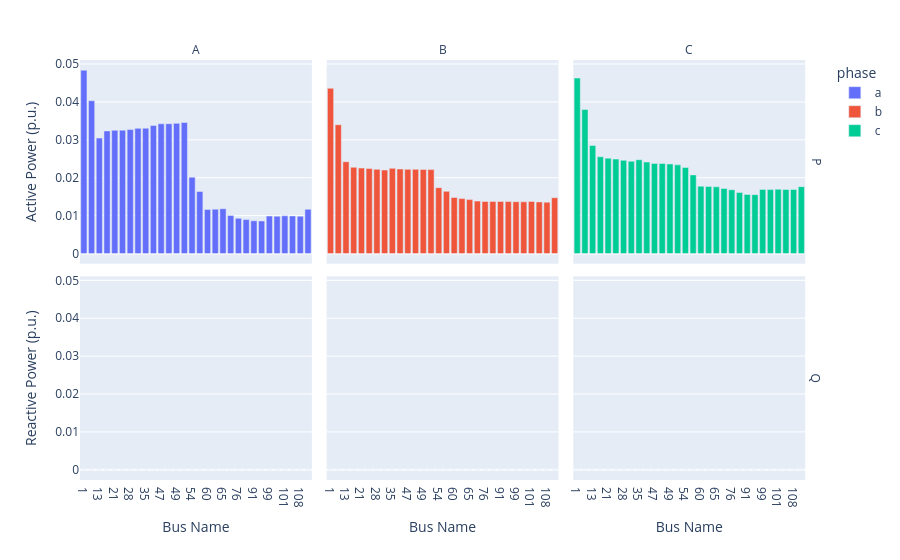

The notebook cell saved with this chart:
### Code cell
result.plot_gens()

### Figure 1 — Plotly figure (JSON) as saved in the notebook; plotly's stock layout.template omitted (floating-point values rounded to 4 significant figures)
{"data": [{"hovertemplate": "phase=a<br>part=P<br>Bus Name=%{x}<br>power=%{y}<extra></extra>", "legendgroup": "a", "marker": {"color": "#636efa", "pattern": {"shape": ""}}, "name": "a", "orientation": "v", "showlegend": true, "textposition": "auto", "type": "bar", "x": ["1", "7", "13", "18", "21", "23", "28", "250", "35", "42", "47", "48", "49", "151", "54", "57", "60", "63", "65", "97", "76", "86", "91", "93", "99", "100", "101", "105", "108", "610"], "xaxis": "x4", "y": [0.04838, 0.04031, 0.03046, 0.03236, 0.03251, 0.03255, 0.03272, 0.03303, 0.03307, 0.03379, 0.03423, 0.03425, 0.03435, 0.03457, 0.02015, 0.01637, 0.0116, 0.01171, 0.01182, 0.01003, 0.009281, 0.008956, 0.008622, 0.008592, 0.00989, 0.009859, 0.009962, 0.00992, 0.009857, 0.01166], "yaxis": "y4"}, {"hovertemplate": "phase=a<br>part=Q<br>Bus Name=%{x}<br>power=%{y}<extra></extra>", "legendgroup": "a", "marker": {"color": "#636efa", "pattern": {"shape": ""}}, "name": "a", "orientation": "v", "showlegend": false, "textposition": "auto", "type": "bar", "x": ["1", "7", "13", "18", "21", "23", "28", "250", "35", "42", "47", "48", "49", "151", "54", "57", "60", "63", "65", "97", "76", "86", "91", "93", "99", "100", "101", "105", "108", "610"], "xaxis": "x", "y": [0.0, 0.0, 0.0, 0.0, 0.0, 0.0, 0.0, 0.0, 8.078e-28, 0.0, 0.0, 0.0, 0.0, 0.0, 0.0, 0.0, 0.0, 0.0, 0.0, 0.0, 0.0, 0.0, 0.0, 0.0, 0.0, 0.0, 0.0, 0.0, 0.0, 0.0], "yaxis": "y"}, {"hovertemplate": "phase=b<br>part=P<br>Bus Name=%{x}<br>power=%{y}<extra></extra>", "legendgroup": "b", "marker": {"color": "#EF553B", "pattern": {"shape": ""}}, "name": "b", "orientation": "v", "showlegend": true, "textposition": "auto", "type": "bar", "x": ["1", "7", "13", "18", "21", "23", "28", "250", "35", "42", "47", "48", "49", "151", "54", "57", "60", "63", "65", "97", "76", "86", "91", "93", "99", "100", "101", "105", "108", "610"], "xaxis": "x5", "y": [0.04361, 0.03398, 0.02421, 0.02275, 0.02254, 0.02242, 0.02222, 0.02204, 0.02248, 0.02231, 0.02222, 0.02221, 0.02219, 0.02214, 0.01737, 0.01641, 0.01478, 0.01449, 0.01423, 0.01383, 0.01372, 0.01376, 0.01373, 0.01371, 0.01367, 0.01364, 0.01375, 0.01362, 0.01354, 0.01473], "yaxis": "y5"}, {"hovertemplate": "phase=b<br>part=Q<br>Bus Name=%{x}<br>power=%{y}<extra></extra>", "legendgroup": "b", "marker": {"color": "#EF553B", "pattern": {"shape": ""}}, "name": "b", "orientation": "v", "showlegend": false, "textposition": "auto", "type": "bar", "x": ["1", "7", "13", "18", "21", "23", "28", "250", "35", "42", "47", "48", "49", "151", "54", "57", "60", "63", "65", "97", "76", "86", "91", "93", "99", "100", "101", "105", "108", "610"], "xaxis": "x2", "y": [-1.01e-28, -2.019e-28, -4.039e-28, -2.019e-28, 0.0, -1.01e-28, -5.049e-29, -5.049e-29, -1.01e-28, -5.049e-29, 0.0, -5.049e-29, 0.0, -2.524e-29, -4.039e-28, 8.078e-28, -8.078e-28, 1.616e-27, 1.616e-27, -8.078e-28, 1.616e-27, 1.616e-27, 0.0, 0.0, -8.078e-28, -8.078e-28, -8.078e-28, -8.078e-28, -8.078e-28, -8.078e-28], "yaxis": "y2"}, {"hovertemplate": "phase=c<br>part=P<br>Bus Name=%{x}<br>power=%{y}<extra></extra>", "legendgroup": "c", "marker": {"color": "#00cc96", "pattern": {"shape": ""}}, "name": "c", "orientation": "v", "showlegend": true, "textposition": "auto", "type": "bar", "x": ["1", "7", "13", "18", "21", "23", "28", "250", "35", "42", "47", "48", "49", "151", "54", "57", "60", "63", "65", "97", "76", "86", "91", "93", "99", "100", "101", "105", "108", "610"], "xaxis": "x6", "y": [0.0463, 0.03799, 0.02852, 0.02553, 0.02516, 0.02492, 0.02459, 0.02433, 0.02475, 0.02413, 0.02377, 0.02375, 0.02363, 0.0234, 0.02269, 0.02075, 0.01777, 0.01767, 0.0176, 0.01715, 0.01682, 0.01613, 0.01557, 0.01554, 0.01691, 0.01687, 0.01696, 0.01689, 0.01692, 0.01764], "yaxis": "y6"}, {"hovertemplate": "phase=c<br>part=Q<br>Bus Name=%{x}<br>power=%{y}<extra></extra>", "legendgroup": "c", "marker": {"color": "#00cc96", "pattern": {"shape": ""}}, "name": "c", "orientation": "v", "showlegend": false, "textposition": "auto", "type": "bar", "x": ["1", "7", "13", "18", "21", "23", "28", "250", "35", "42", "47", "48", "49", "151", "54", "57", "60", "63", "65", "97", "76", "86", "91", "93", "99", "100", "101", "105", "108", "610"], "xaxis": "x3", "y": [0.0, 0.0, 0.0, 0.0, 0.0, 0.0, 0.0, 0.0, 0.0, 0.0, 0.0, 0.0, 8.078e-28, 0.0, 0.0, 0.0, 0.0, 0.0, 0.0, 0.0, 0.0, 0.0, 0.0, 0.0, 0.0, 0.0, 1.616e-27, 0.0, 0.0, 0.0], "yaxis": "y3"}], "layout": {"annotations": [{"font": {}, "showarrow": false, "text": "A", "x": 0.1567, "xanchor": "center", "xref": "paper", "y": 1, "yanchor": "bottom", "yref": "paper"}, {"font": {}, "showarrow": false, "text": "B", "x": 0.49, "xanchor": "center", "xref": "paper", "y": 1, "yanchor": "bottom", "yref": "paper"}, {"font": {}, "showarrow": false, "text": "C", "x": 0.8233, "xanchor": "center", "xref": "paper", "y": 1, "yanchor": "bottom", "yref": "paper"}, {"font": {}, "showarrow": false, "text": "Q", "textangle": 90, "x": 0.98, "xanchor": "left", "xref": "paper", "y": 0.2425, "yanchor": "middle", "yref": "paper"}, {"font": {}, "showarrow": false, "text": "P", "textangle": 90, "x": 0.98, "xanchor": "left", "xref": "paper", "y": 0.7575, "yanchor": "middle", "yref": "paper"}], "barmode": "relative", "legend": {"title": {"text": "phase"}, "tracegroupgap": 0}, "margin": {"t": 60}, "xaxis": {"anchor": "y", "domain": [0, 0.3133], "title": {"text": "Bus Name"}}, "xaxis2": {"anchor": "y2", "domain": [0.3333, 0.6467], "matches": "x", "title": {"text": "Bus Name"}}, "xaxis3": {"anchor": "y3", "domain": [0.6667, 0.98], "matches": "x", "title": {"text": "Bus Name"}}, "xaxis4": {"anchor": "y4", "domain": [0, 0.3133], "matches": "x", "showticklabels": false}, "xaxis5": {"anchor": "y5", "domain": [0.3333, 0.6467], "matches": "x", "showticklabels": false}, "xaxis6": {"anchor": "y6", "domain": [0.6667, 0.98], "matches": "x", "showticklabels": false}, "yaxis": {"anchor": "x", "domain": [0, 0.485], "title": {"text": "Reactive Power (p.u.)"}}, "yaxis2": {"anchor": "x2", "domain": [0, 0.485], "matches": "y", "showticklabels": false}, "yaxis3": {"anchor": "x3", "domain": [0, 0.485], "matches": "y", "showticklabels": false}, "yaxis4": {"anchor": "x4", "domain": [0.515, 1], "matches": "y", "title": {"text": "Active Power (p.u.)"}}, "yaxis5": {"anchor": "x5", "domain": [0.515, 1], "matches": "y", "showticklabels": false}, "yaxis6": {"anchor": "x6", "domain": [0.515, 1], "matches": "y", "showticklabels": false}}}
